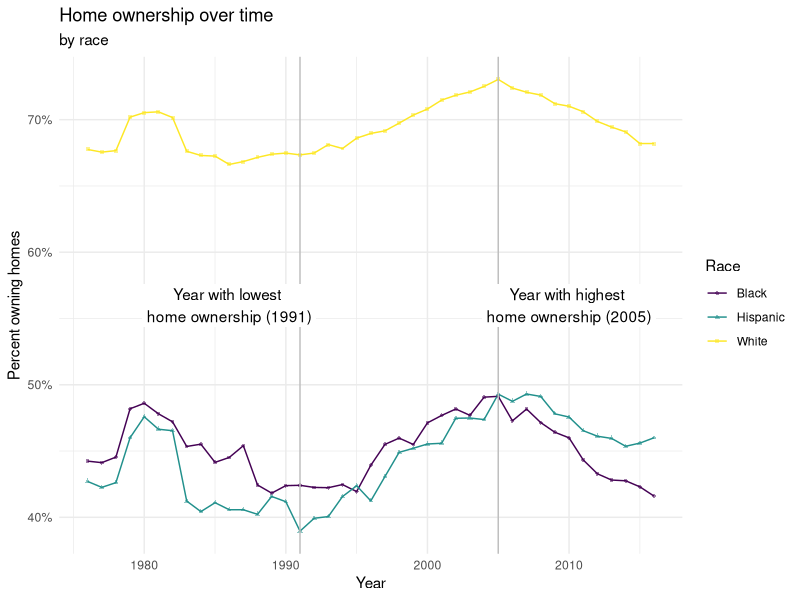
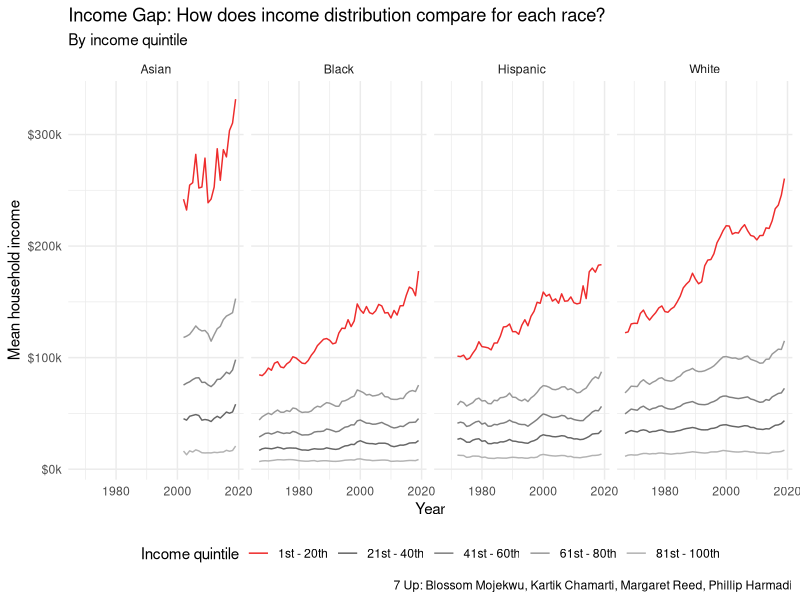
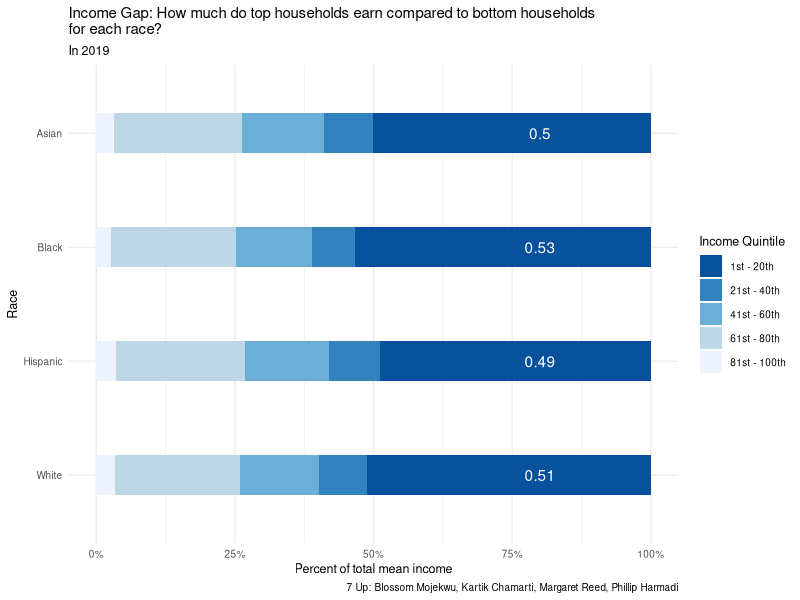

The R script that drew these images, in order:
## ---- chunk 1
knitr::opts_chunk$set(echo = TRUE)
## ---- chunk 2
library(tidyverse)
library(viridis)
library(dplyr)
# library(gganimate)
## ---- chunk 3
income_mean <- read_csv(file = "../data/income_mean.csv")
home_owner <- read_csv(file = "../data/home_owner.csv")
## ---- chunk 4
lowest_year <- home_owner %>%
  group_by(year) %>%
  summarize(mean_pct_unweighted = mean(home_owner_pct)) %>%
  arrange(mean_pct_unweighted) %>%
  slice(1) %>%
  pull(year)
highest_year <- home_owner %>%
  group_by(year) %>%
  summarize(mean_pct_unweighted = mean(home_owner_pct)) %>%
  arrange(desc(mean_pct_unweighted)) %>%
  slice(1) %>%
  pull(year)  
## ---- chunk 5
home_owner %>%
  ggplot(
    aes(x = year, y = home_owner_pct, color = race, shape = race)
  ) +
  geom_line() +
  geom_point(alpha = 0.5, size = 1) +
  geom_vline(aes(xintercept = lowest_year), color = "grey") +
  geom_vline(aes(xintercept = highest_year), color = "grey") +
  geom_label(x = lowest_year - 5, y = 0.56, 
            label = paste0("Year with lowest \nhome ownership (", lowest_year, ")"), 
            color = "black",
            label.size = NA) +
    geom_label(x = highest_year + 5, y = 0.56, 
            label = paste0("Year with highest \nhome ownership (", highest_year, ")"), 
            color = "black",
            label.size = NA) +
  # gganimate::transition_reveal(year) +
  scale_color_viridis_d() +
  labs(
    x = "Year",
    y = "Percent owning homes",
    color = "Race",
    shape = "Race",
    title = "Home ownership over time",
    subtitle = "by race"
  ) +
  theme_minimal() +
  scale_y_continuous(labels = scales::percent_format(scale = 100))
## ---- chunk 6
income_mean <- income_mean %>%
  filter(!str_detect(race, "Combination"),
         !str_detect(race, "Not Hispanic"),
         !str_detect(race, "All"),
         dollar_type == "2019 Dollars",
         income_quintile != "Top 5%") %>%
  group_by(year, race, income_quintile) %>%
  summarize(income_dollars =  mean(income_dollars)) %>%
  mutate(race = str_remove(race, ',?\\s(.*)'),
         income_quintile = ordered(income_quintile, c("Lowest", "Second", 
                                                      "Middle", "Fourth", 
                                                      "Highest")),
      income_percentile = case_when(
      income_quintile == "Top 5%"   ~ "1st - 5th",
      income_quintile == "Highest"  ~ "1st - 20th",
      income_quintile == "Second"   ~ "21st - 40th",
      income_quintile == "Middle"   ~ "41st - 60th",
      income_quintile == "Fourth"   ~ "61st - 80th",
      income_quintile == "Lowest"   ~ "81st - 100th"))
## ---- chunk 7
highest_perc_table <- income_mean %>%
  filter(year == 2019) %>%
  group_by(race) %>%
  transmute(income_quintile, percent = income_dollars/sum(income_dollars)) %>%
  filter(income_quintile == "Highest")
## ---- chunk 8
income_mean %>%
  ggplot(
    aes(x = year, y = income_dollars, color = income_percentile)
  ) +
  geom_line() +
  facet_wrap(.~race, nrow = 1) +
  scale_y_continuous(labels = scales::label_number(big.mark = ",", 
                                                   scale = 0.001, 
                                                   suffix = "k",
                                                   prefix = "$")) +
  scale_color_manual(values = c("firebrick2", "grey40", "grey50", "grey60", "grey70")) +
  labs(
    title = "Income Gap: How does income distribution compare for each race?",
    subtitle = "By income quintile",
    x = "Year", y = "Mean household income", 
    color = "Income quintile",
    caption = "7 Up: Blossom Mojekwu, Kartik Chamarti, Margaret Reed, Phillip Harmadi"
    ) +
  theme_minimal() +
  theme(legend.position = "bottom")
## ---- chunk 9
income_mean %>%
  filter(year == 2019) %>%
  ggplot(mapping = aes(x = income_dollars, 
             y = reorder(race, desc(race)),
             width = 0.35)) + 
  geom_bar(position = "fill", stat = "identity", aes(fill = income_percentile)) +
  geom_text(data = highest_perc_table, aes(y = race, label = round(percent, 2)),
            x = 0.8, color = "white") +
  scale_fill_brewer(type = "seq", palette = "Blues", direction = -1) +
  labs(
    title = "Income Gap: How much do top households earn compared to bottom households \nfor each race?",
    subtitle = "In 2019",
    x = "Percent of total mean income", y = "Race", 
    fill = "Income Quintile",
    caption = "7 Up: Blossom Mojekwu, Kartik Chamarti, Margaret Reed, Phillip Harmadi"
    ) +
  scale_colour_viridis_d() +
  scale_x_continuous(labels = scales::percent_format(scale = 100)) +
  theme_minimal(base_size = 10) +
  theme(text = element_text(size = 9))
